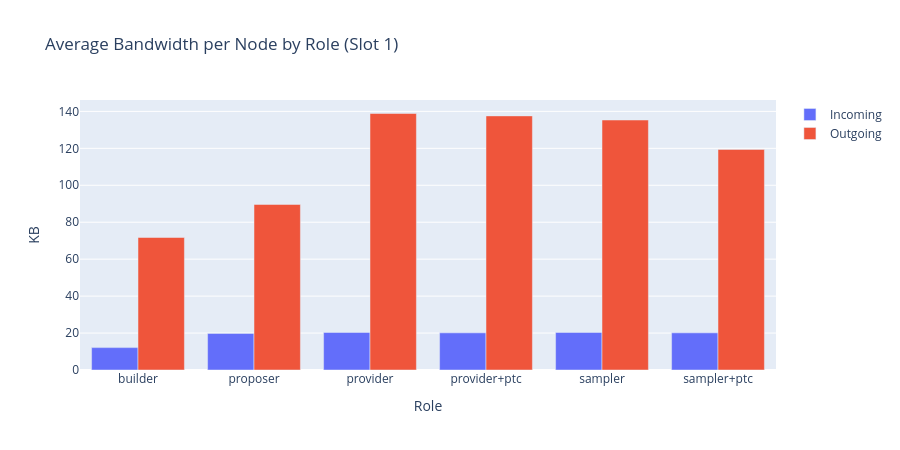

The notebook cell this image was saved under:
### Markdown cell above
## Aggregate Cluster Analysis
Average bandwidth per node grouped by role combination.

### Code cell
df = parse_aggregate_metrics()
plot_aggregates(df)

### Figure 1 — Plotly figure (JSON) as saved in the notebook; plotly's stock layout.template omitted (floating-point values rounded to 4 significant figures)
{"data": [{"marker": {"color": "#636EFA"}, "name": "Incoming", "type": "bar", "x": ["builder", "proposer", "provider", "provider+ptc", "sampler", "sampler+ptc"], "y": [12.12, 19.81, 20.35, 20.11, 20.35, 20.11]}, {"marker": {"color": "#EF553B"}, "name": "Outgoing", "type": "bar", "x": ["builder", "proposer", "provider", "provider+ptc", "sampler", "sampler+ptc"], "y": [71.74, 89.62, 138.9, 137.6, 135.3, 119.4]}], "layout": {"barmode": "group", "height": 450, "title": {"text": "Average Bandwidth per Node by Role (Slot 1)"}, "xaxis": {"title": {"text": "Role"}}, "yaxis": {"title": {"text": "KB"}}}}
